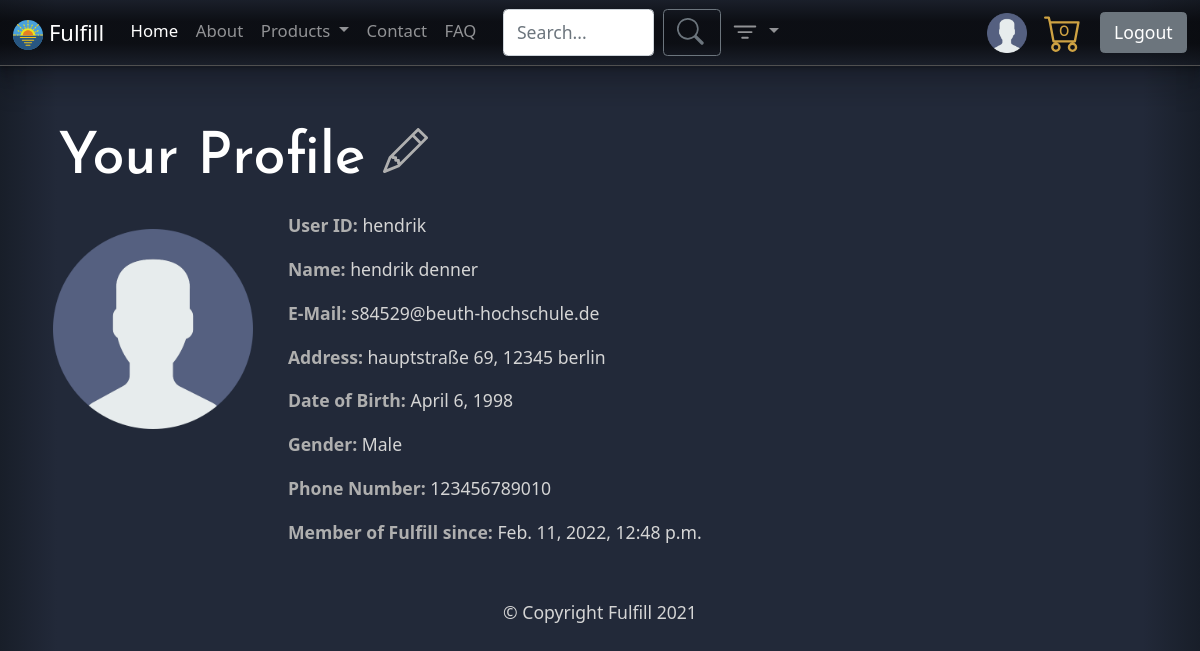
Page /useradmin/user-profile/ (signed in) on the committed database.
### Useradmin/models.py (models this page shows, shortened)
class ExtendedUser(models.Model):
    GENDERS = [
        ("M", "Male"),
        ("F", "Female"),
        ("NB", "Non-Binary")]
    user = models.OneToOneField(User, on_delete=models.CASCADE, related_name="extended_user")
    date_of_birth = models.DateField(default=get_youngest_acceptable_age())  # Default is 16 years old
    profile_picture = models.ImageField(upload_to='profile-pictures/', blank=True, null=True)
    gender = models.CharField(max_length=30, choices=GENDERS)
    street = models.CharField(max_length=100, blank=True, null=True)
    house_number = models.IntegerField(blank=True, null=True)
    plz = models.IntegerField(blank=True, null=True)
    city = models.CharField(max_length=30, blank=True, null=True)
    mobile_number = models.CharField(max_length=30, blank=True, null=True)
    def get_address_of_user(self):
        return f'{self.street} {self.house_number}, {self.plz} {self.city}'
    def get_full_name_of_user(self):
        return f'{self.user.first_name} {self.user.last_name}'

### Useradmin/views.py (the view)
# urls.py: path('user-profile/', views.user_profile, name='user-profile'),
@login_required(login_url='/useradmin/login')
def user_profile(request):
    extended_user = get_extended_user_from_user(request.user)
    full_name = extended_user.get_full_name_of_user()
    address = extended_user.get_address_of_user()
    context = {
        'extended_user': extended_user,
        'address': address,
        'full_name': full_name
    }
    return render(request, 'user-profile.html', context)

### ShoppingCart/context_processors.py (called while the page is built)
def shopping_cart_items_processor(request):
    shopping_cart_item_count = 0
    if request.user.is_authenticated:
        extended_user = get_extended_user_from_user(request.user)
        shopping_cart = ShoppingCart.objects.filter(related_user=extended_user).first()
        if shopping_cart:
            shopping_cart_item_count = shopping_cart.get_number_of_items()
    return {'shopping_cart_item_count': shopping_cart_item_count}

### Useradmin/models.py (called while the page is built)
def get_extended_user_from_user(user):
    extended_user = None
    extended_user_query_set = ExtendedUser.objects.filter(user=user)
    if len(extended_user_query_set) > 0:
        extended_user = extended_user_query_set.first()
    return extended_user

### Useradmin/templates/user-profile.html (shortened to what this page needs)
{% extends 'base.html' %}
{% block content %}
    <header id="user_profile_header">
        <h1 class="headline">Your Profile</h1>
        <a href="{% url 'edit-user-profile' user.id %}" id="edit_article">
        </a>
    </header>
    <div id="user_profile">
        <img src="{{ extended_user.profile_picture.url }}" alt="profile picture of {{ full_name }}">
        <div id="user_infos">
            <p><b>User ID:</b> {{ user.username }}</p>
            <p><b>Name:</b> {{ full_name }}</p>
            <p><b>E-Mail: </b>{{ user.email }}</p>
            <p><b>Address:</b> {{ address }}</p>
            <p><b>Date of Birth:</b> {{ extended_user.date_of_birth }}</p>
            <p><b>Gender:</b> {{ extended_user.get_gender_display }}</p>
            <p><b>Phone Number:</b> {{ extended_user.mobile_number }}</p>
            <p><b>Member of Fulfill since: </b>{{ user.date_joined }}</p>
        </div>
    </div>
{% endblock %}

### static/css/layout.css (style rules this page uses)
*, *::after, *::before { -webkit-box-sizing: border-box; -moz-box-sizing: border-box; -o-box-sizing: border-box; -ms-box-sizing: border-box; box-sizing: border-box; }
body { background-color: #222939; background-image: linear-gradient(to right, #181e29, #222939, #222939, #222939, #222939, #222939, #222939, #222939, #222939, #222939, #222939, #222939, #222939, #222939, #222939, #222939, #222939, #222939, #222939, #222939, #222939, #181e29); color: #d5d5d5; }
:root { font-family: "Varela Round", sans-serif; font-size: 1.1em; }
h1, h2, h3, h4, h5, h6 { font-family: "Josefin Sans", sans-serif; }
h1 { font-size: 3.3em; font-family: "Josefin Sans", sans-serif; color: white; }
.headline { margin: 1em 0 0 1em; }
#user_profile_header { display: flex; flex-direction: row; }
#user_profile_header a { color: #afafaf; margin-top: 3.5em; margin-left: 1em; transition: all 0.35s ease; }
#user_profile { padding: 0 2em; margin: 1em; display: flex; flex-direction: row; }
#user_profile img { height: 200px; margin: 1em 2em 1em 0; }
#user_profile b { color: #afafaf; }

### rows in the picture
ExtendedUser: profile_picture (picture), date_of_birth "April 6, 1998", gender "Male", mobile_number "123456789010"

### other values in the picture
{{ shopping_cart_item_count }} "0"
{{ user.username }} "hendrik"
{{ full_name }} "hendrik denner"
{{ user.email }} "s84529@beuth-hochschule.de"
{{ address }} "hauptstraße 69, 12345 berlin"
{{ user.date_joined }} "Feb. 11, 2022, 12:48 p.m."
